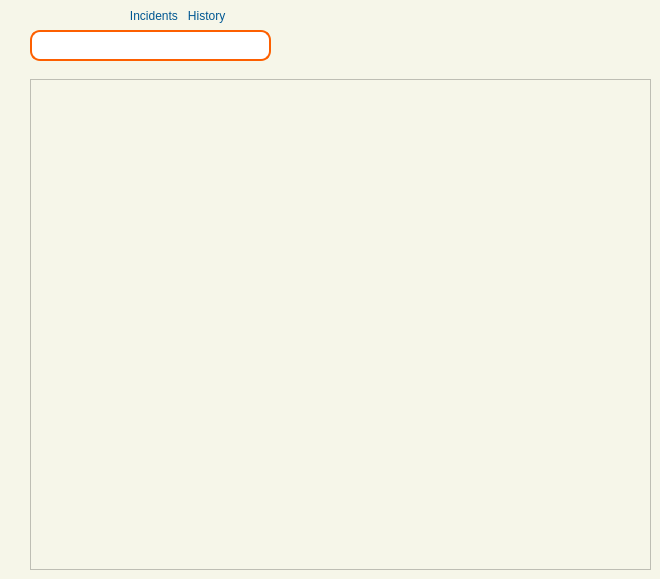
    <widget class="QWidget" name="page_3">
     <property name="styleSheet">
      <string notr="true">	background-color:rgb(246, 246, 233);
</string>
     </property>
     <widget class="QTableWidget" name="tableWidget">
      <property name="geometry">
       <rect>
        <x>30</x>
        <y>79</y>
        <width>621</width>
        <height>491</height>
       </rect>
      </property>
     </widget>
     <widget class="QLabel" name="label_11">
      <property name="geometry">
       <rect>
        <x>120</x>
        <y>0</y>
        <width>211</width>
        <height>31</height>
       </rect>
      </property>
      <property name="styleSheet">
       <string notr="true">font: 900 11pt  Arial Black;
color:rgb(0, 87, 146);</string>
      </property>
      <property name="text">
       <string>   Incidents   History </string>
      </property>
     </widget>
     <widget class="QLineEdit" name="lineEdit_5">
      <property name="geometry">
       <rect>
        <x>30</x>
        <y>30</y>
        <width>241</width>
        <height>31</height>
       </rect>
      </property>
      <property name="styleSheet">
       <string notr="true">background-color: rgb(255, 255, 255);
border-radius:10%;
border: 2px solid  rgb(253, 95, 0);</string>
      </property>
     </widget>
     <widget class="QPushButton" name="pushButton_3">
      <property name="geometry">
       <rect>
        <x>240</x>
        <y>40</y>
        <width>21</width>
        <height>16</height>
       </rect>
      </property>
      <property name="styleSheet">
       <string notr="true">background-color: rgb(255, 255, 255);
border-radius:10%;
</string>
      </property>
      <property name="text">
       <string/>
      </property>
      <property name="icon">
       <iconset>
        <normaloff>../../.designer/backup/search.svg</normaloff>../../.designer/backup/search.svg</iconset>
      </property>
     </widget>
    </widget>
